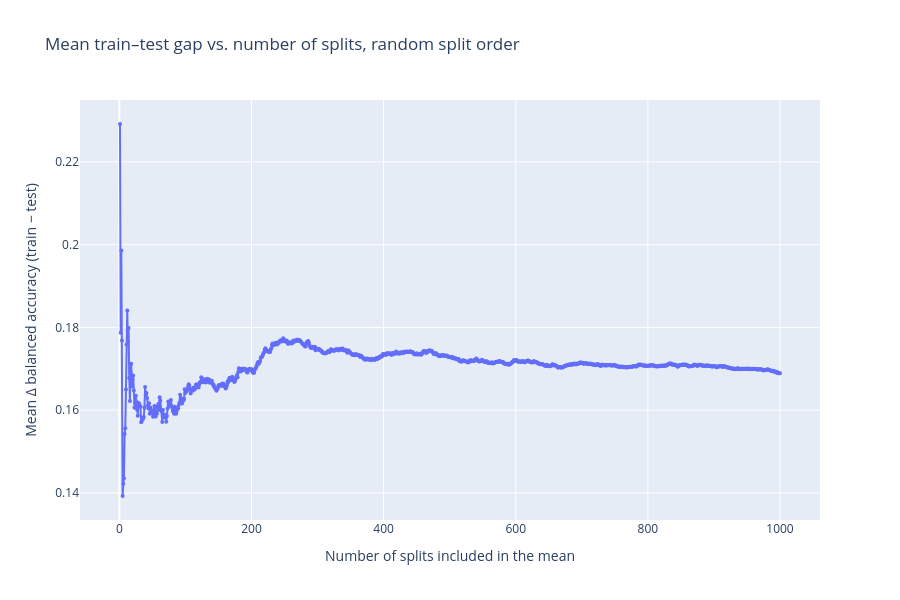

This figure's notebook cell:
### Code cell
# Splits are added in index order (0, 1, 2, …). 
# If you'd rather avoid any ordering effect, shuffle them first with wide = wide.sample(frac=1, random_state=0) before computing n_splits.

# Delta for each split, then the running mean over the first n splits
wide["delta"] = wide["train"] - wide["test"]
wide = wide.sample(frac=1, random_state=0)
wide["n_splits"] = range(1, len(wide) + 1)
wide["mean_delta"] = wide["delta"].expanding().mean()

fig = px.scatter(
    wide,
    x="n_splits",
    y="mean_delta",
    labels={
        "n_splits": "Number of splits included in the mean",
        "mean_delta": "Mean Δ balanced accuracy (train − test)",
    },
    title="Mean train–test gap vs. number of splits, random split order",
)
fig.update_traces(mode="lines+markers", marker=dict(size=4))
fig.update_layout(height=600)

fig.show()

### Figure 1 — Plotly figure (JSON) as saved in the notebook; plotly's stock layout.template omitted (floating-point values rounded to 4 significant figures; data arrays with more than 128 entries replaced by an {"elided": "..."} marker saying what was removed)
{"data": [{"hovertemplate": "Number of splits included in the mean=%{x}<br>Mean Δ balanced accuracy (train − test)=%{y}<extra></extra>", "legendgroup": "", "marker": {"color": "#636efa", "size": 4, "symbol": "circle"}, "mode": "lines+markers", "name": "", "orientation": "v", "showlegend": false, "type": "scatter", "x": {"elided": "1000 int values"}, "xaxis": "x", "y": {"elided": "1000 float values"}, "yaxis": "y"}], "layout": {"height": 600, "legend": {"tracegroupgap": 0}, "title": {"text": "Mean train–test gap vs. number of splits, random split order"}, "xaxis": {"anchor": "y", "domain": [0, 1], "title": {"text": "Number of splits included in the mean"}}, "yaxis": {"anchor": "x", "domain": [0, 1], "title": {"text": "Mean Δ balanced accuracy (train − test)"}}}}
